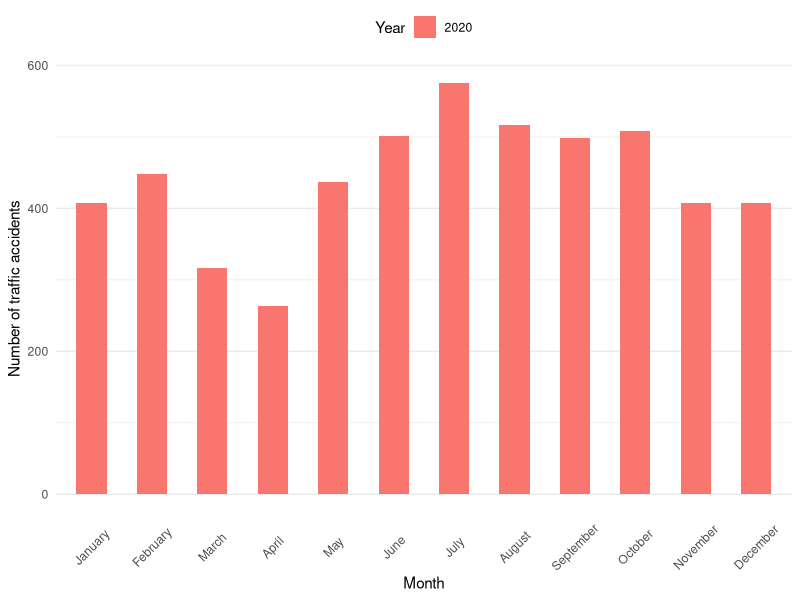

The R source for this figure:
## ---- chunk 1
## import data into R
data <- read.csv("../accidents_2020.csv")

## compute the number of accidents in total
nrAccidents <- nrow(data)
## ---- chunk 2
## create plot of month vs. number of traffic accidents
library(dplyr)
library(ggplot2)
data |>
    group_by(month_name, year) |>
    summarise(accidents = n()) |>
    mutate(monthfac = factor(month_name, levels = month.name)) |>
    ggplot(aes(x = monthfac, y = accidents, fill = factor(year))) +
    geom_col(position = position_dodge2(), width = 0.5) +
    labs(x = "Month", y = "Number of traffic accidents", fill = "Year") +
    theme_minimal() +
    theme(legend.position = "top",
          axis.text.x = element_text(angle = 45, vjust = 0.5),
          panel.grid.major.x = element_blank())
## ---- chunk 3
## print R version and package versions for reproducibility
sessionInfo()
